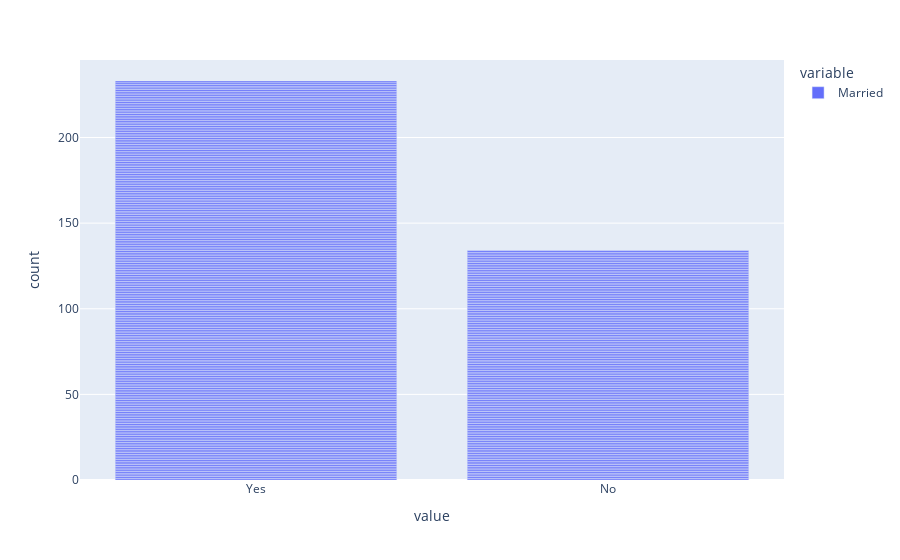

Here is the notebook cell this chart was saved with:
### Code cell
# Married

px.bar(df.Married)

### Figure 1 — Plotly figure (JSON) as saved in the notebook; plotly's stock layout.template omitted (floating-point values rounded to 4 significant figures; data arrays with more than 128 entries replaced by an {"elided": "..."} marker saying what was removed)
{"data": [{"alignmentgroup": "True", "hovertemplate": "variable=Married<br>value=%{x}<br>count=%{y}<extra></extra>", "legendgroup": "Married", "marker": {"color": "#636efa", "pattern": {"shape": ""}}, "name": "Married", "offsetgroup": "Married", "orientation": "v", "showlegend": true, "textposition": "auto", "type": "bar", "x": {"elided": "367 str values"}, "xaxis": "x", "y": {"elided": "367 int values"}, "yaxis": "y"}], "layout": {"autosize": true, "barmode": "relative", "legend": {"title": {"text": "variable"}, "tracegroupgap": 0}, "margin": {"t": 60}, "xaxis": {"anchor": "y", "autorange": true, "domain": [0, 1], "range": [-0.5, 1.5], "title": {"text": "value"}, "type": "category"}, "yaxis": {"anchor": "x", "autorange": true, "domain": [0, 1], "range": [0, 245.3], "title": {"text": "count"}, "type": "linear"}}}
